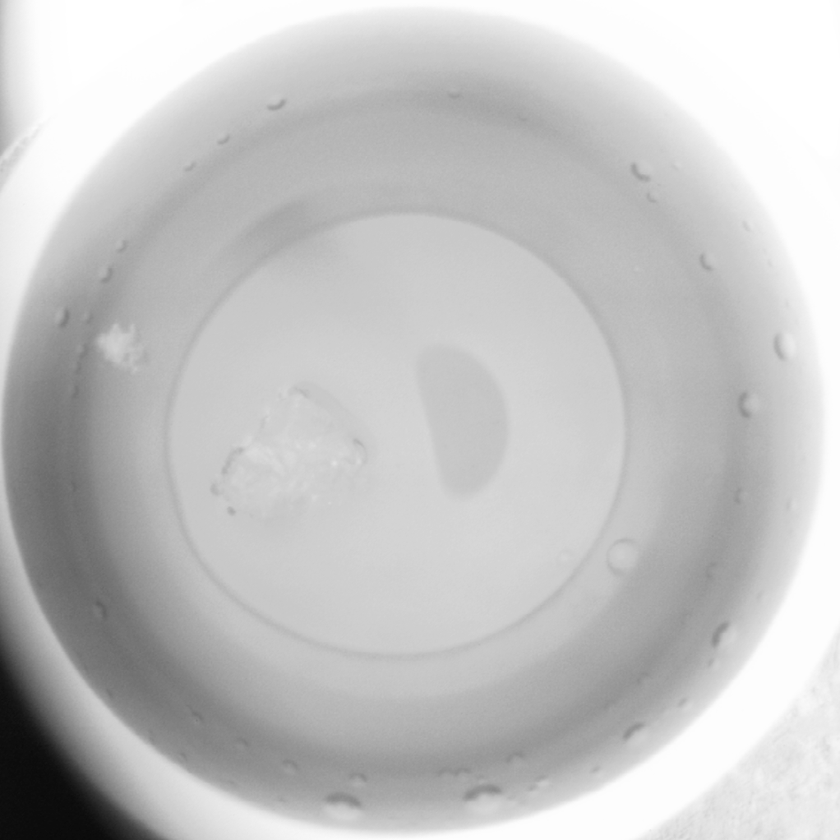
#> input picture all_res/0505.bmp, 840 x 840 px, shrunk from 1022 x 1022 before the run, found by its file name
$ python crystal.py
#> lines starting #> are read from the running program, lines starting #| are printed output that depends on the picture
import numpy as np
import cv2

def process():
    img = cv2.imread(r'.\all_res\0505.bmp', 0)
#> img is the input picture: shape (840, 840); min 9, max 255, mean 195.4
    blur = cv2.GaussianBlur(img, (7, 7), 0)

    equ = cv2.equalizeHist(blur)
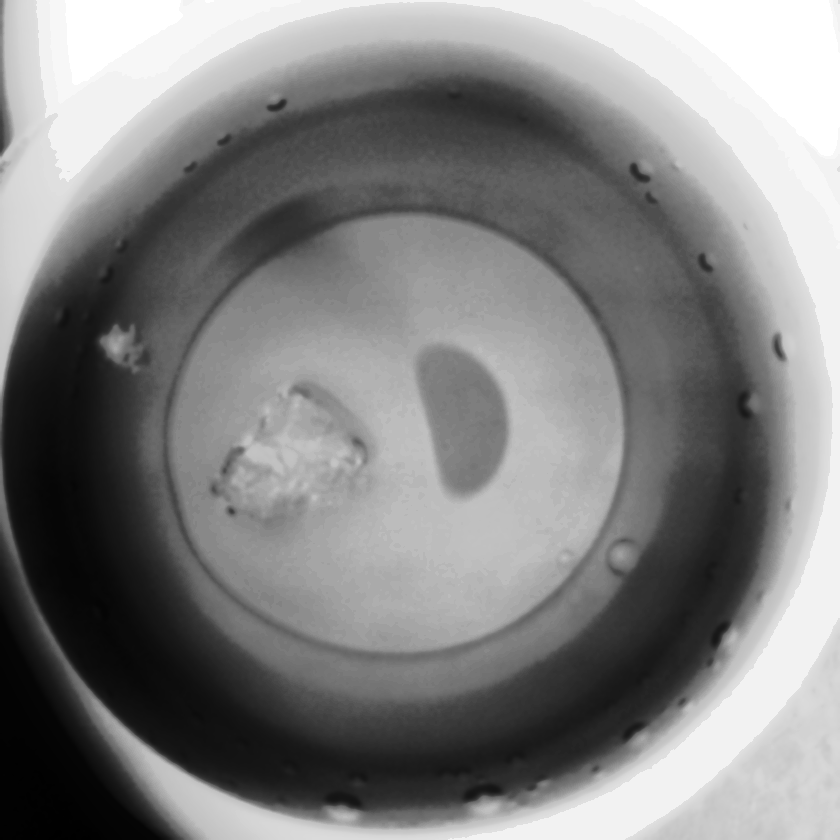
#> equ: shape (840, 840); min 0, max 255, mean 129.5
    # ret, binary = cv2.threshold(equ, 130, 255, cv2.THRESH_BINARY)
    # ret, binary2 = cv2.threshold(equ, 190, 255, cv2.THRESH_BINARY_INV)
    #
    # # 轮廓检测
    # contours, hierarchy = cv2.findContours(binary, cv2.RETR_TREE, cv2.CHAIN_APPROX_SIMPLE)
    # # 绘制轮廓
    # cv2.drawContours(img, contours, -1, (0, 0, 255), 3)
    lap = cv2.Laplacian(equ, 0)
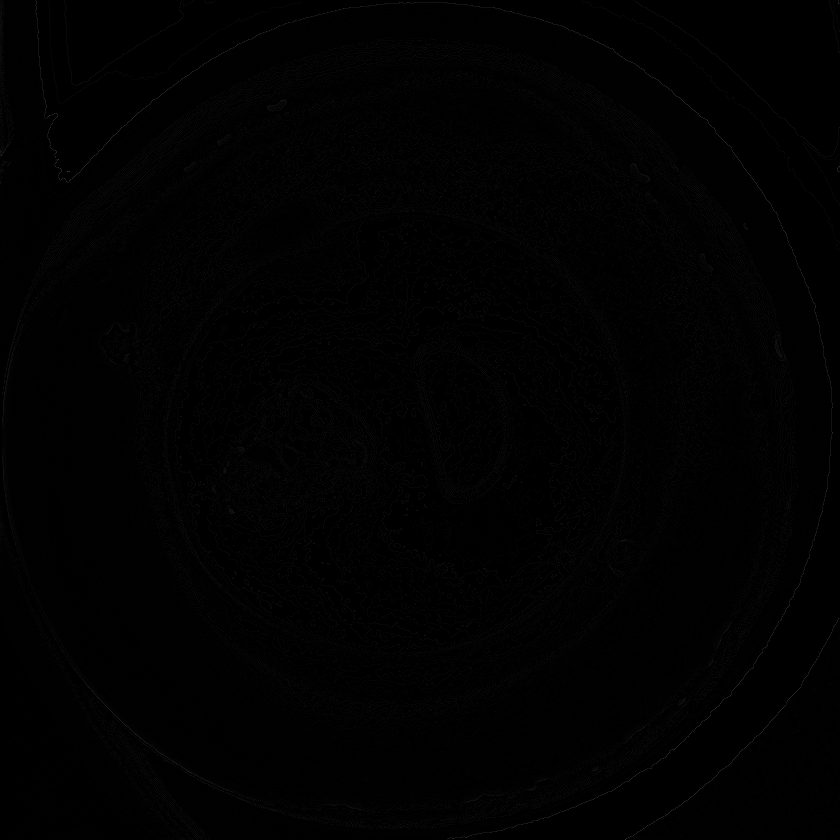
#> lap: shape (840, 840); min 0, max 57, mean 1.2

    cv2.imshow('equ', equ)
    # cv2.imshow('binary', binary)
    # cv2.imshow('binary2', binary2)
    cv2.imshow('img', lap)
    cv2.waitKey()


if __name__ == "__main__":
    process()
    # water_image()
